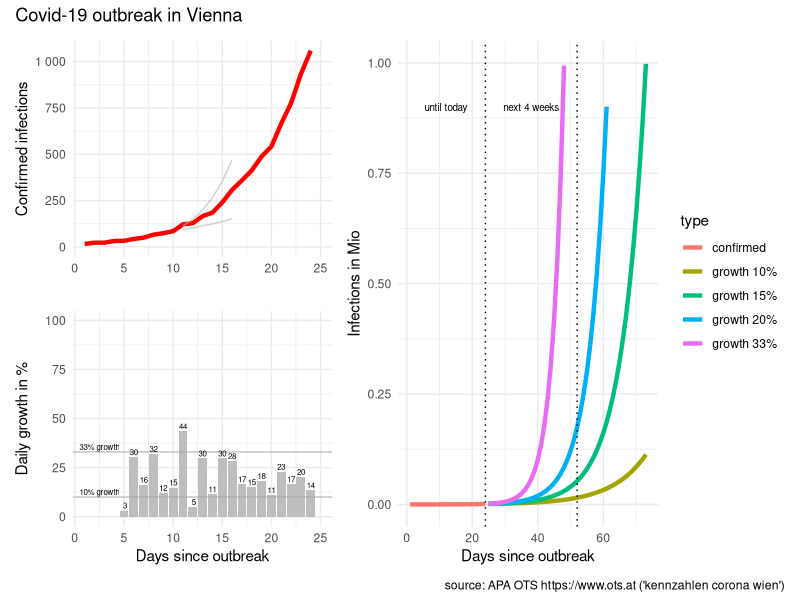
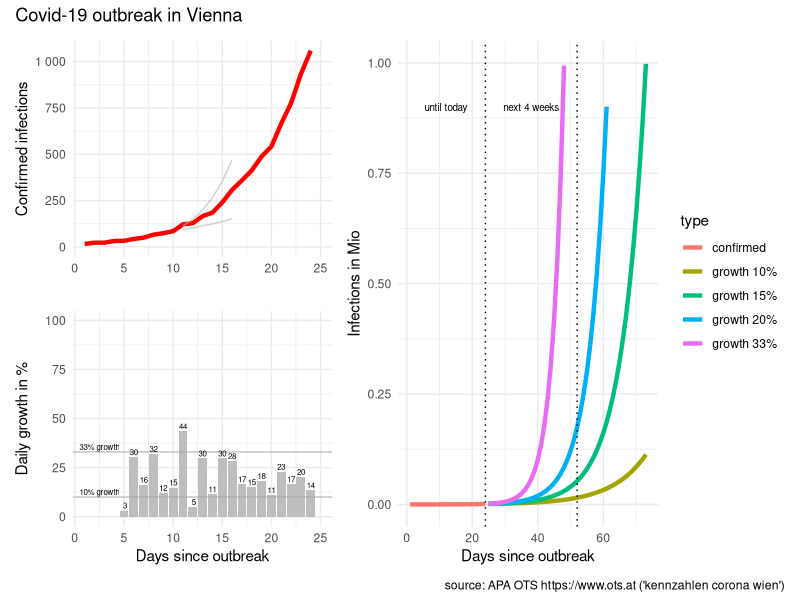

Reproduce these figures in R, in order.
# packages
library(tidyverse)
library(scales)
library(patchwork)

# reported infections
# source: APA OTS (https://www.ots.at)
# keywords: "kennzahlen corona wien"
infected <- c(
   16, #"2020-03-05"
   23, #"2020-03-06"
   23, #"2020-03-07"
   32, #"2020-03-08"
   33, #"2020-03-09"
   43, #"2020-03-10"
   50, #"2020-03-11"
   66, #"2020-03-12"
   74, #"2020-03-13"
   85, #"2020-03-14"
  122, #"2020-03-15"
  128, #"2020-03-16"
  166, #"2020-03-17"
  185, #"2020-03-18"
  240, #"2020-03-19"
  308, #"2020-03-20"
  359, #"2020-03-21"
  413, #"2020-03-22"
  488, #"2020-03-23"
  542, #"2020-03-24"
  666, #"2020-03-25"
  776, #"2020-03-26"
  933, #"2020-03-27"
 1059  #"2020-03-28"
)

# prepare data
data <- tibble(infected = infected)

data <- data %>% 
  mutate(type = "confirmed",
         day = row_number()) %>% 
  arrange(day) %>% 
  mutate(new_abs = infected - lag(infected),
         new_pct = new_abs / lag(infected) * 100)

# predict
predict_corona <- function(data, infection_rate, days)  {
  
  future <- seq(from = max(data$day) + 1, to = max(data$day)+days-1)
  infected_all <- NULL
  infected_act <- max(data$infected)
  infected_predict <- NULL
  for (i in seq_along(future))  {
    infected_act <- infected_act * infection_rate
    infected_all <- c(infected_all, infected_act)
  }
  
  data2 <- tibble(type = paste0("growth ", (infection_rate-1)*100,"%"),
                  day = future, 
                  infected = infected_all)
  data2
  
} # predict_corona

# predict for different growth
predict_days <- 50 #57

data_50 <- data %>% 
  predict_corona(infection_rate = 1.50, days = predict_days)

data_40 <- data %>% 
  predict_corona(infection_rate = 1.40, days = predict_days)

data_33 <- data %>% 
  predict_corona(infection_rate = 1.33, days = predict_days)

data_20 <- data %>% 
  predict_corona(infection_rate = 1.20, days = predict_days)

data_15 <- data %>% 
  predict_corona(infection_rate = 1.15, days = predict_days)

data_10 <- data %>% 
  predict_corona(infection_rate = 1.10, days = predict_days)

# combine dataset
data_plot <- data %>% 
  bind_rows(data_33, data_20, data_15, data_10)


# visualise data
# infected
last_day <- length(data$infected)
p0 <- data_plot %>% 
  mutate(infected_M = infected / 1000000) %>%
  ggplot(aes(day, infected_M, color = type)) + 
  geom_line(size = 1.5) +
  geom_vline(xintercept = c(last_day, last_day + 28), 
             linetype = "dotted") +
  ylim(0,1) +
  xlab("Days since outbreak") +
  ylab("Infections in Mio") + 
  #ggtitle("Covid-19 outbreak in Vienna") +
  theme_minimal()+
  annotate("text", last_day/2, 0.9, 
           label = "until today", size = 2.5) +
  annotate("text", last_day+14, 0.9, 
           label = "next 4 weeks", size = 2.5)

#############################################

# data for reference line 33% growth (Austria)
data_line_start <- tibble(
  day = 10,
  infected = 85
)

# predict 10%/33% growth (days since 50 cases)
data_line10 <- predict_corona(
  data_line_start,
  infection_rate = 1.10,
  days = 7)

data_line33 <- predict_corona(
  data_line_start,
  infection_rate = 1.33,
  days = 7)

# infected
p1 <- data %>% 
  mutate(infected_M = infected / 1000000) %>% 
  ggplot(aes(day, infected)) + 
  geom_line(size = 1.5, color = "red") +
  geom_line(data = data_line10, 
            aes(day,infected), color = "grey", alpha = 0.7) +
  geom_line(data = data_line33, 
            aes(day,infected), color = "grey", alpha = 0.7) +
  xlim(c(1,length(infected)+1)) +
  #ylim(0,max(infected)) +
  scale_y_continuous(labels=function(x) format(x, big.mark = " ", scientific = FALSE),
                     limits=c(0,max(infected)) ) +
  #  xlab("Days since outbreak") +
  xlab("") +
  ylab("Confirmed infections") + 
#  ggtitle("Covid-19 outbreak in Vienna") +
  theme_minimal()
  
# daily growth infected
p2 <- data %>% 
  filter(day >= 5) %>% 
  ggplot(aes(day, new_pct)) +
  geom_col(fill = "grey") +
  geom_hline(yintercept = 10, color = "darkgrey", alpha = 0.7) +
  geom_hline(yintercept = 33, color = "darkgrey", alpha = 0.7) +
  geom_text(aes(day, new_pct, 
                label = paste0(format(new_pct, digits=1))),
            size = 2, vjust = "bottom", nudge_y = 1) +
  xlim(c(1,length(infected)+1)) +
  ylim(c(0,100)) +
  xlab("Days since outbreak") +
  ylab("Daily growth in %") + 
#  ggtitle("Covid-19 outbreak in Vienna") +
  theme_minimal() +
  annotate("text", 2.5, 10+1, 
           label = "10% growth",
           size = 2,vjust = "bottom")  +
  annotate("text", 2.5, 33+1, 
           label = "33% growth",
           size = 2,vjust = "bottom") 
  

# combine plots
p <- ((p1 / p2) | p0) + plot_annotation('Covid-19 outbreak in Vienna',
                            caption = "source: APA OTS https://www.ots.at ('kennzahlen corona wien')")
# plot
p

# save plot
p %>% ggsave(filename = "covid-19-vienna.png", 
             device = "png",
             width = 7, height = 4)
